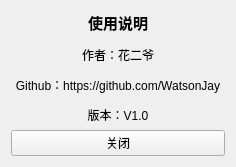
<?xml version="1.0" encoding="UTF-8"?>
<ui version="4.0">
 <class>Form</class>
 <widget class="QWidget" name="Form">
  <property name="geometry">
   <rect>
    <x>0</x>
    <y>0</y>
    <width>236</width>
    <height>145</height>
   </rect>
  </property>
  <property name="windowTitle">
   <string>Form</string>
  </property>
  <layout class="QVBoxLayout" name="verticalLayout">
   <item>
    <widget class="QLabel" name="label">
     <property name="text">
      <string>&lt;html&gt;&lt;head/&gt;&lt;body&gt;&lt;p align=&quot;center&quot;&gt;&lt;span style=&quot; font-size:11pt; font-weight:600;&quot;&gt;使用说明&lt;/span&gt;&lt;/p&gt;&lt;p align=&quot;center&quot;&gt;作者：花二爷&lt;/p&gt;&lt;p align=&quot;center&quot;&gt;Github：https://github.com/WatsonJay&lt;/p&gt;&lt;p align=&quot;center&quot;&gt;版本：V1.0&lt;/p&gt;&lt;/body&gt;&lt;/html&gt;</string>
     </property>
    </widget>
   </item>
   <item>
    <widget class="QPushButton" name="pushButton">
     <property name="text">
      <string>关闭</string>
     </property>
    </widget>
   </item>
  </layout>
 </widget>
 <resources/>
 <connections>
  <connection>
   <sender>pushButton</sender>
   <signal>clicked()</signal>
   <receiver>Form</receiver>
   <slot>close()</slot>
   <hints>
    <hint type="sourcelabel">
     <x>143</x>
     <y>119</y>
    </hint>
    <hint type="destinationlabel">
     <x>232</x>
     <y>108</y>
    </hint>
   </hints>
  </connection>
 </connections>
</ui>
